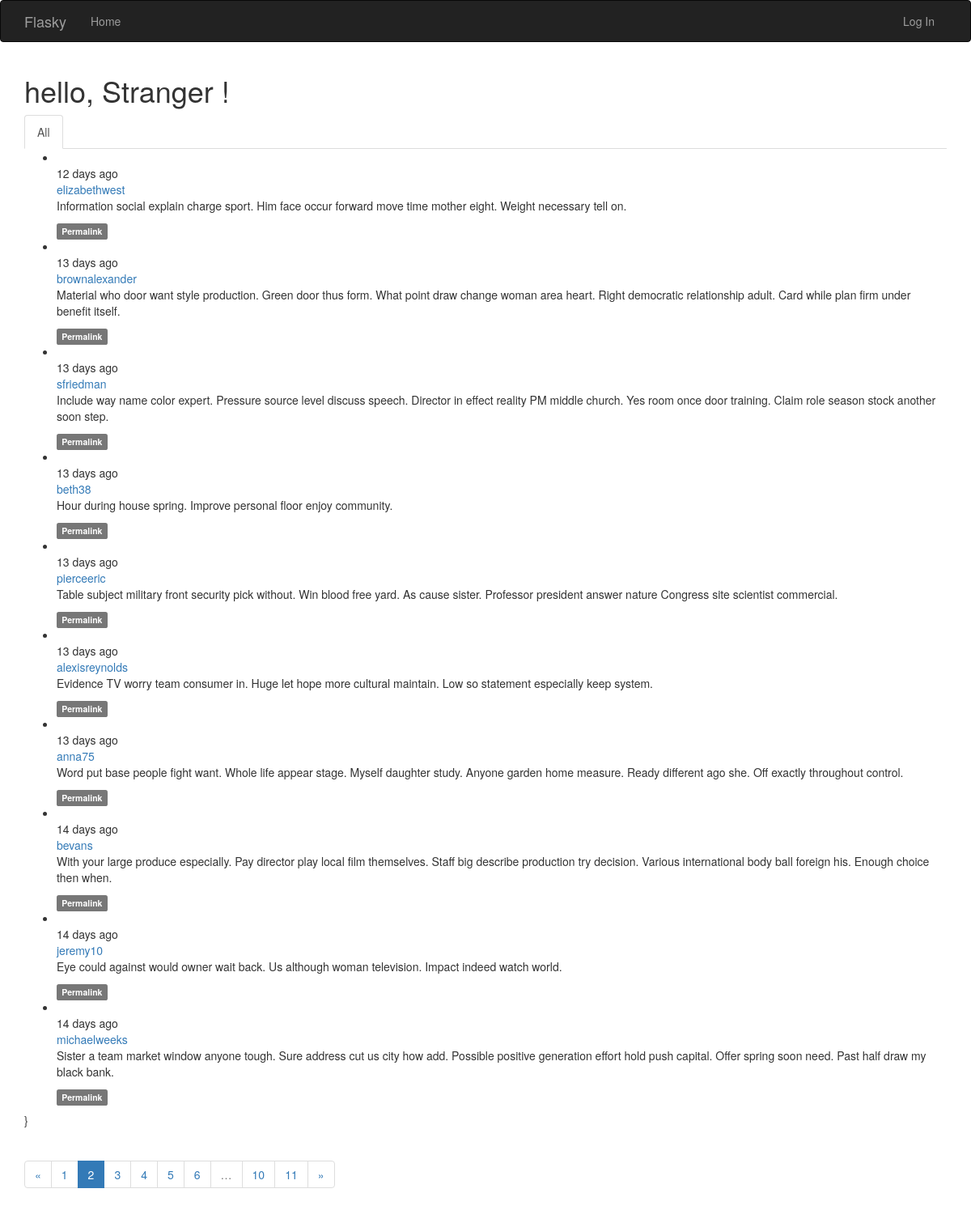
Screenshot of /?page=2 with the database file from the repository.
### app/models.py (models this page shows, shortened)
class Post(db.Model):
    __tablename__ = 'post'
    id = db.Column(db.Integer, primary_key=True)
    body = db.Column(db.Text)
    body_html = db.Column(db.Text)
    timestamp = db.Column(db.DateTime, index=True, default=datetime.utcnow)
    author_id = db.Column(db.Integer, db.ForeignKey('users.id'))

class User(UserMixin, db.Model):
    __tablename__ = 'users'
    id = db.Column(db.Integer, primary_key=True)
    email = db.Column(db.String(64), unique=True, index=True)
    password_hash = db.Column(db.String(128))
    username = db.Column(db.String(64), unique=True, index=True)
    role_id = db.Column(db.Integer, db.ForeignKey('roles.id'))
    confirmed = db.Column(db.Boolean, default=False)
    name = db.Column(db.String(64))
    location = db.Column(db.String(64))
    about_me = db.Column(db.Text())
    member_since = db.Column(db.DateTime(), default=datetime.utcnow)
    last_seen = db.Column(db.DateTime(), default=datetime.utcnow)
    posts = db.relationship('Post', backref='author', lazy='dynamic')
    followed = db.relationship('Follow', foreign_keys=[Follow.follower_id],
                               backref=db.backref('follower', lazy='joined'),
                               lazy='dynamic', cascade='all, delete-orphan')
    followers = db.relationship('Follow', foreign_keys=[Follow.followed_id],
                                backref=db.backref('followed', lazy='joined'),
                                lazy='dynamic', cascade='all, delete-orphan')
    @property
    def password(self):
        raise AttributeError('Password is not a readable attribute!')

### app/main/views.py (the view)
@main.route('/', methods=['GET', 'POST'])
def index():
    form = PostForm()
    if current_user.can(Permission.WRITE) and form.validate_on_submit():
        post = Post(body=form.body.data, author=current_user._get_current_object())
        db.session.add(post)
        db.session.commit()
        return redirect(url_for('.index'))
    page = request.args.get('page', 1, type=int)
    show_followed = False
    if current_user.is_authenticated:
        show_followed = bool(request.cookies.get('show_followed', ''))
    if show_followed:
        query = current_user.followed_posts
    else:
        query = Post.query
    pagination = query.order_by(Post.timestamp.desc()).paginate(
        page, per_page=current_app.config['FLASK_POSTS_PER_PAGE'], error_out=False)
    posts = pagination.items
    return render_template('index.html', form=form, posts=posts, show_followed=show_followed, pagination=pagination)

### app/auth/views.py (called while the page is built)
@auth.before_app_request
def before_request():
    if current_user.is_authenticated:
        current_user.ping()
        if not current_user.confirmed \
                and request.blueprint != 'auth' \
                and request.endpoint != 'static':
            return redirect(url_for('auth.unconfirmed'))

### app/main/__init__.py (called while the page is built)
@main.app_context_processor
def inject_permission():
    return dict(Permission=Permission)

### app/models.py (called while the page is built)
    def can(self, permission):
        return False

    def is_administrator(self):
        return False

### app/templates/index.html (shortened to what this page needs)
{% extends 'base.html' %}
{% import 'bootstrap/wtf.html' as wtf %}
{% import '_macro.html' as macro %}
{% block navbar %}
{{ super() }}
{% endblock %}
{% block page_content %}
<div>
    <h1>hello,
        {% if current_user.is_authenticated %}
        {{ current_user.username }}
        {% else %}
        Stranger
        {% endif %}!
    </h1>
</div>
<div class="post-tabs">
    <ul class="nav nav-tabs">
        <li{% if not show_followed %} class="active"{% endif %}><a href="{{ url_for('.show_all') }}">All</a></li>
    </ul>
    {% include '_posts.html' %}}
</div>
<div class="pagination">
        {{ macro.pagination_widget(pagination, '.index') }}
    </div>
{% endblock %}

### app/templates/_posts.html (shortened to what this page needs)
<ul class="posts">
    {% for post in posts %}
    <li class="post">
        <div class="profile-thumbnail">
        </div>
        <div class="post-date">{{ moment(post.timestamp).fromNow() }}</div>
        <div class="post-author">
            <a href="{{ url_for('.user', username=post.author.username) }}">
                {{ post.author.username }}
            </a>
        </div>
        <div class="post-content">
            <div class="post-body">
            {% if post.body_html %}
                {{ post.body_html | safe }}
            {% else %}
                {{ post.body }}
            {% endif %}
            </div>
            <div class="post-footer">
                <a href="{{ url_for('.post', id=post.id) }}"><span class="label label-default">Permalink</span></a>
            </div>
        </div>
    </li>
    {% endfor %}
</ul>

### rows the page displays
Post: timestamp "12 days ago", author.username "elizabethwest", body_html "Information social explain charge sport. Him face occur forward move time mother eight. Weight necessary tell on."
Post: timestamp "13 days ago", author.username "brownalexander", body_html "Material who door want style production. Green door thus form. What point draw change woman area heart. Right democratic relationship adult. Card while plan firm under benefit itself."
Post: timestamp "13 days ago", author.username "sfriedman", body_html "Include way name color expert. Pressure source level discuss speech. Director in effect reality PM middle church. Yes room once door training. Claim role season stock another soon step."
Post: timestamp "13 days ago", author.username "beth38", body_html "Hour during house spring. Improve personal floor enjoy community."
Post: timestamp "13 days ago", author.username "pierceeric", body_html "Table subject military front security pick without. Win blood free yard. As cause sister. Professor president answer nature Congress site scientist commercial."
Post: timestamp "13 days ago", author.username "alexisreynolds", body_html "Evidence TV worry team consumer in. Huge let hope more cultural maintain. Low so statement especially keep system."
Post: timestamp "13 days ago", author.username "anna75", body_html "Word put base people fight want. Whole life appear stage. Myself daughter study. Anyone garden home measure. Ready different ago she. Off exactly throughout control."
Post: timestamp "14 days ago", author.username "bevans", body_html "With your large produce especially. Pay director play local film themselves. Staff big describe production try decision. Various international body ball foreign his. Enough choice then when."
Post: timestamp "14 days ago", author.username "jeremy10", body_html "Eye could against would owner wait back. Us although woman television. Impact indeed watch world."
Post: timestamp "14 days ago", author.username "michaelweeks", body_html "Sister a team market window anyone tough. Sure address cut us city how add. Possible positive generation effort hold push capital. Offer spring soon need. Past half draw my black bank."

### other values shown
{{ p }} "1" "3" "4" "5" "6" "10" "11"
{{ p }} "2"
